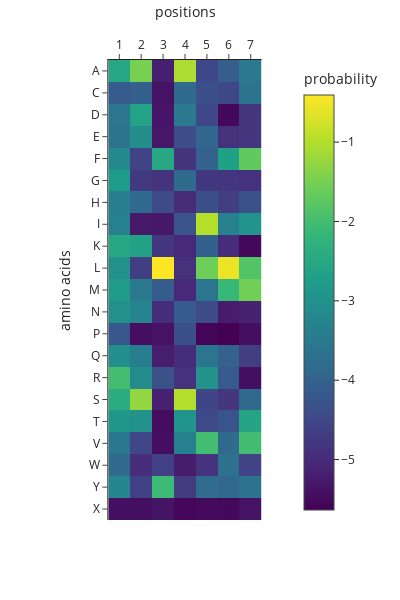

Notebook source saved alongside this figure:
### Code cell
make_probs(probs['log_probs'][0,:7,:])

### Figure 1 — Plotly figure (JSON) as saved in the notebook; plotly's stock layout.template omitted (floating-point values rounded to 4 significant figures; data arrays with more than 128 entries replaced by an {"elided": "..."} marker saying what was removed)
{"data": [{"coloraxis": "coloraxis", "hovertemplate": "positions: %{x}<br>amino acids: %{y}<br>probability: %{z}<extra></extra>", "name": "0", "type": "heatmap", "x": ["1", "2", "3", "4", "5", "6", "7"], "xaxis": "x", "y": ["A", "C", "D", "E", "F", "G", "H", "I", "K", "L", "M", "N", "P", "Q", "R", "S", "T", "V", "W", "Y", "X"], "yaxis": "y", "z": {"elided": "21x7 float values"}}], "layout": {"coloraxis": {"colorbar": {"title": {"text": "probability"}}, "colorscale": [[0, "#440154"], [0.1111, "#482878"], [0.2222, "#3e4989"], [0.3333, "#31688e"], [0.4444, "#26828e"], [0.5556, "#1f9e89"], [0.6667, "#35b779"], [0.7778, "#6ece58"], [0.8889, "#b5de2b"], [1, "#fde725"]]}, "height": 600, "margin": {"t": 60}, "width": 400, "xaxis": {"anchor": "y", "constrain": "domain", "domain": [0, 1], "scaleanchor": "y", "side": "top", "title": {"text": "positions"}}, "yaxis": {"anchor": "x", "autorange": "reversed", "constrain": "domain", "domain": [0, 1], "title": {"text": "amino acids"}}}}
